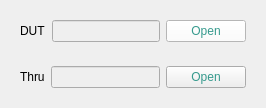
           <widget class="QWidget" name="top" native="true">
            <layout class="QVBoxLayout" name="verticalLayout_5">
             <item>
              <widget class="QWidget" name="widget_5" native="true">
               <property name="font">
                <font>
                 <weight>50</weight>
                 <bold>false</bold>
                </font>
               </property>
               <layout class="QHBoxLayout" name="horizontalLayout_5">
                <item>
                 <widget class="QLabel" name="label_5">
                  <property name="text">
                   <string>DUT</string>
                  </property>
                 </widget>
                </item>
                <item>
                 <widget class="QLineEdit" name="lineEdit_dut">
                  <property name="enabled">
                   <bool>false</bool>
                  </property>
                  <property name="readOnly">
                   <bool>true</bool>
                  </property>
                 </widget>
                </item>
                <item>
                 <widget class="QPushButton" name="pushButton_open_dut">
                  <property name="palette">
                   <palette>
                    <active>
                     <colorrole role="WindowText">
                      <brush brushstyle="SolidPattern">
                       <color alpha="255">
                        <red>0</red>
                        <green>0</green>
                        <blue>0</blue>
                       </color>
                      </brush>
                     </colorrole>
                     <colorrole role="Button">
                      <brush brushstyle="SolidPattern">
                       <color alpha="255">
                        <red>255</red>
                        <green>255</green>
                        <blue>255</blue>
                       </color>
                      </brush>
                     </colorrole>
                     <colorrole role="Light">
                      <brush brushstyle="SolidPattern">
                       <color alpha="255">
                        <red>255</red>
                        <green>255</green>
                        <blue>255</blue>
                       </color>
                      </brush>
                     </colorrole>
                     <colorrole role="Midlight">
                      <brush brushstyle="SolidPattern">
                       <color alpha="255">
                        <red>255</red>
                        <green>255</green>
                        <blue>255</blue>
                       </color>
                      </brush>
                     </colorrole>
                     <colorrole role="Dark">
                      <brush brushstyle="SolidPattern">
                       <color alpha="255">
                        <red>239</red>
                        <green>239</green>
                        <blue>239</blue>
                       </color>
                      </brush>
                     </colorrole>
                     <colorrole role="Mid">
                      <brush brushstyle="SolidPattern">
                       <color alpha="255">
                        <red>236</red>
                        <green>236</green>
                        <blue>236</blue>
                       </color>
                      </brush>
                     </colorrole>
                     <colorrole role="Text">
                      <brush brushstyle="SolidPattern">
                       <color alpha="255">
                        <red>0</red>
                        <green>0</green>
                        <blue>0</blue>
                       </color>
                      </brush>
                     </colorrole>
                     <colorrole role="BrightText">
                      <brush brushstyle="SolidPattern">
                       <color alpha="255">
                        <red>255</red>
                        <green>255</green>
                        <blue>255</blue>
                       </color>
                      </brush>
                     </colorrole>
                     <colorrole role="ButtonText">
                      <brush brushstyle="SolidPattern">
                       <color alpha="255">
                        <red>54</red>
                        <green>154</green>
                        <blue>141</blue>
                       </color>
                      </brush>
                     </colorrole>
                     <colorrole role="Base">
                      <brush brushstyle="SolidPattern">
                       <color alpha="255">
                        <red>255</red>
                        <green>0</green>
                        <blue>0</blue>
                       </color>
                      </brush>
                     </colorrole>
                     <colorrole role="Window">
                      <brush brushstyle="SolidPattern">
                       <color alpha="255">
                        <red>255</red>
                        <green>255</green>
                        <blue>255</blue>
                       </color>
                      </brush>
                     </colorrole>
                     <colorrole role="Shadow">
                      <brush brushstyle="SolidPattern">
                       <color alpha="255">
                        <red>0</red>
                        <green>0</green>
                        <blue>0</blue>
                       </color>
                      </brush>
                     </colorrole>
                     <colorrole role="AlternateBase">
                      <brush brushstyle="SolidPattern">
                       <color alpha="255">
                        <red>255</red>
                        <green>255</green>
                        <blue>255</blue>
                       </color>
                      </brush>
                     </colorrole>
                     <colorrole role="ToolTipBase">
                      <brush brushstyle="SolidPattern">
                       <color alpha="255">
                        <red>255</red>
                        <green>255</green>
                        <blue>220</blue>
                       </color>
                      </brush>
                     </colorrole>
                     <colorrole role="ToolTipText">
                      <brush brushstyle="SolidPattern">
                       <color alpha="255">
                        <red>0</red>
                        <green>0</green>
                        <blue>0</blue>
                       </color>
                      </brush>
                     </colorrole>
                     <colorrole role="PlaceholderText">
                      <brush brushstyle="SolidPattern">
                       <color alpha="128">
                        <red>0</red>
                        <green>0</green>
                        <blue>0</blue>
                       </color>
                      </brush>
                     </colorrole>
                    </active>
                    <inactive>
                     <colorrole role="WindowText">
                      <brush brushstyle="SolidPattern">
                       <color alpha="255">
                        <red>0</red>
                        <green>0</green>
                        <blue>0</blue>
                       </color>
                      </brush>
                     </colorrole>
                     <colorrole role="Button">
                      <brush brushstyle="SolidPattern">
                       <color alpha="255">
                        <red>255</red>
                        <green>255</green>
                        <blue>255</blue>
                       </color>
                      </brush>
                     </colorrole>
                     <colorrole role="Light">
                      <brush brushstyle="SolidPattern">
                       <color alpha="255">
                        <red>255</red>
                        <green>255</green>
                        <blue>255</blue>
                       </color>
                      </brush>
                     </colorrole>
                     <colorrole role="Midlight">
                      <brush brushstyle="SolidPattern">
                       <color alpha="255">
                        <red>255</red>
                        <green>255</green>
                        <blue>255</blue>
                       </color>
                      </brush>
                     </colorrole>
                     <colorrole role="Dark">
                      <brush brushstyle="SolidPattern">
                       <color alpha="255">
                        <red>239</red>
                        <green>239</green>
                        <blue>239</blue>
                       </color>
                      </brush>
                     </colorrole>
                     <colorrole role="Mid">
                      <brush brushstyle="SolidPattern">
                       <color alpha="255">
                        <red>236</red>
                        <green>236</green>
                        <blue>236</blue>
                       </color>
                      </brush>
                     </colorrole>
                     <colorrole role="Text">
                      <brush brushstyle="SolidPattern">
                       <color alpha="255">
                        <red>0</red>
                        <green>0</green>
                        <blue>0</blue>
                       </color>
                      </brush>
                     </colorrole>
                     <colorrole role="BrightText">
                      <brush brushstyle="SolidPattern">
                       <color alpha="255">
                        <red>255</red>
                        <green>255</green>
                        <blue>255</blue>
                       </color>
                      </brush>
                     </colorrole>
                     <colorrole role="ButtonText">
                      <brush brushstyle="SolidPattern">
                       <color alpha="255">
                        <red>54</red>
                        <green>154</green>
                        <blue>141</blue>
                       </color>
                      </brush>
                     </colorrole>
                     <colorrole role="Base">
                      <brush brushstyle="SolidPattern">
                       <color alpha="255">
                        <red>255</red>
                        <green>0</green>
                        <blue>0</blue>
                       </color>
                      </brush>
                     </colorrole>
                     <colorrole role="Window">
                      <brush brushstyle="SolidPattern">
                       <color alpha="255">
                        <red>255</red>
                        <green>255</green>
                        <blue>255</blue>
                       </color>
                      </brush>
                     </colorrole>
                     <colorrole role="Shadow">
                      <brush brushstyle="SolidPattern">
                       <color alpha="255">
                        <red>0</red>
                        <green>0</green>
                        <blue>0</blue>
                       </color>
                      </brush>
                     </colorrole>
                     <colorrole role="AlternateBase">
                      <brush brushstyle="SolidPattern">
                       <color alpha="255">
                        <red>255</red>
                        <green>255</green>
                        <blue>255</blue>
                       </color>
                      </brush>
                     </colorrole>
                     <colorrole role="ToolTipBase">
                      <brush brushstyle="SolidPattern">
                       <color alpha="255">
                        <red>255</red>
                        <green>255</green>
                        <blue>220</blue>
                       </color>
                      </brush>
                     </colorrole>
                     <colorrole role="ToolTipText">
                      <brush brushstyle="SolidPattern">
                       <color alpha="255">
                        <red>0</red>
                        <green>0</green>
                        <blue>0</blue>
                       </color>
                      </brush>
                     </colorrole>
                     <colorrole role="PlaceholderText">
                      <brush brushstyle="SolidPattern">
                       <color alpha="128">
                        <red>0</red>
                        <green>0</green>
                        <blue>0</blue>
                       </color>
                      </brush>
                     </colorrole>
                    </inactive>
                    <disabled>
                     <colorrole role="WindowText">
                      <brush brushstyle="SolidPattern">
                       <color alpha="255">
                        <red>239</red>
                        <green>239</green>
                        <blue>239</blue>
                       </color>
                      </brush>
                     </colorrole>
                     <colorrole role="Button">
                      <brush brushstyle="SolidPattern">
                       <color alpha="255">
                        <red>255</red>
                        <green>255</green>
                        <blue>255</blue>
                       </color>
                      </brush>
                     </colorrole>
                     <colorrole role="Light">
                      <brush brushstyle="SolidPattern">
                       <color alpha="255">
                        <red>255</red>
                        <green>255</green>
                        <blue>255</blue>
                       </color>
                      </brush>
                     </colorrole>
                     <colorrole role="Midlight">
                      <brush brushstyle="SolidPattern">
                       <color alpha="255">
                        <red>255</red>
                        <green>255</green>
                        <blue>255</blue>
                       </color>
                      </brush>
                     </colorrole>
                     <colorrole role="Dark">
                      <brush brushstyle="SolidPattern">
                       <color alpha="255">
                        <red>239</red>
                        <green>239</green>
                        <blue>239</blue>
                       </color>
                      </brush>
                     </colorrole>
                     <colorrole role="Mid">
                      <brush brushstyle="SolidPattern">
                       <color alpha="255">
                        <red>236</red>
                        <green>236</green>
                        <blue>236</blue>
                       </color>
                      </brush>
                     </colorrole>
                     <colorrole role="Text">
                      <brush brushstyle="SolidPattern">
                       <color alpha="255">
                        <red>239</red>
                        <green>239</green>
                        <blue>239</blue>
                       </color>
                      </brush>
                     </colorrole>
                     <colorrole role="BrightText">
                      <brush brushstyle="SolidPattern">
                       <color alpha="255">
                        <red>255</red>
                        <green>255</green>
                        <blue>255</blue>
                       </color>
                      </brush>
                     </colorrole>
                     <colorrole role="ButtonText">
                      <brush brushstyle="SolidPattern">
                       <color alpha="255">
                        <red>239</red>
                        <green>239</green>
                        <blue>239</blue>
                       </color>
                      </brush>
                     </colorrole>
                     <colorrole role="Base">
                      <brush brushstyle="SolidPattern">
                       <color alpha="255">
                        <red>255</red>
                        <green>255</green>
                        <blue>255</blue>
                       </color>
                      </brush>
                     </colorrole>
                     <colorrole role="Window">
                      <brush brushstyle="SolidPattern">
                       <color alpha="255">
                        <red>255</red>
                        <green>255</green>
                        <blue>255</blue>
                       </color>
                      </brush>
                     </colorrole>
                     <colorrole role="Shadow">
                      <brush brushstyle="SolidPattern">
                       <color alpha="255">
                        <red>0</red>
                        <green>0</green>
                        <blue>0</blue>
                       </color>
                      </brush>
                     </colorrole>
                     <colorrole role="AlternateBase">
                      <brush brushstyle="SolidPattern">
                       <color alpha="255">
                        <red>255</red>
                        <green>255</green>
                        <blue>255</blue>
                       </color>
                      </brush>
                     </colorrole>
                     <colorrole role="ToolTipBase">
                      <brush brushstyle="SolidPattern">
                       <color alpha="255">
                        <red>255</red>
                        <green>255</green>
                        <blue>220</blue>
                       </color>
                      </brush>
                     </colorrole>
                     <colorrole role="ToolTipText">
                      <brush brushstyle="SolidPattern">
                       <color alpha="255">
                        <red>0</red>
                        <green>0</green>
                        <blue>0</blue>
                       </color>
                      </brush>
                     </colorrole>
                     <colorrole role="PlaceholderText">
                      <brush brushstyle="SolidPattern">
                       <color alpha="128">
                        <red>0</red>
                        <green>0</green>
                        <blue>0</blue>
                       </color>
                      </brush>
                     </colorrole>
                    </disabled>
                   </palette>
                  </property>
                  <property name="text">
                   <string>Open</string>
                  </property>
                 </widget>
                </item>
               </layout>
              </widget>
             </item>
             <item>
              <widget class="QWidget" name="widget_3" native="true">
               <property name="font">
                <font>
                 <weight>50</weight>
                 <bold>false</bold>
                </font>
               </property>
               <layout class="QHBoxLayout" name="horizontalLayout_3">
                <item>
                 <widget class="QLabel" name="label_3">
                  <property name="text">
                   <string>Thru</string>
                  </property>
                 </widget>
                </item>
                <item>
                 <widget class="QLineEdit" name="lineEdit_thru">
                  <property name="enabled">
                   <bool>false</bool>
                  </property>
                  <property name="readOnly">
                   <bool>true</bool>
                  </property>
                 </widget>
                </item>
                <item>
                 <widget class="QPushButton" name="pushButton_open_thru">
                  <property name="palette">
                   <palette>
                    <active>
                     <colorrole role="WindowText">
                      <brush brushstyle="SolidPattern">
                       <color alpha="255">
                        <red>0</red>
                        <green>0</green>
                        <blue>0</blue>
                       </color>
                      </brush>
                     </colorrole>
                     <colorrole role="Dark">
                      <brush brushstyle="SolidPattern">
                       <color alpha="255">
                        <red>239</red>
                        <green>239</green>
                        <blue>239</blue>
                       </color>
                      </brush>
                     </colorrole>
                     <colorrole role="Mid">
                      <brush brushstyle="SolidPattern">
                       <color alpha="255">
                        <red>236</red>
                        <green>236</green>
                        <blue>236</blue>
                       </color>
                      </brush>
                     </colorrole>
                     <colorrole role="Text">
                      <brush brushstyle="SolidPattern">
                       <color alpha="255">
                        <red>0</red>
                        <green>0</green>
                        <blue>0</blue>
                       </color>
                      </brush>
                     </colorrole>
                     <colorrole role="ButtonText">
                      <brush brushstyle="SolidPattern">
                       <color alpha="255">
                        <red>54</red>
                        <green>154</green>
                        <blue>141</blue>
                       </color>
                      </brush>
                     </colorrole>
                    </active>
                    <inactive>
                     <colorrole role="WindowText">
                      <brush brushstyle="SolidPattern">
                       <color alpha="255">
                        <red>0</red>
                        <green>0</green>
                        <blue>0</blue>
                       </color>
                      </brush>
                     </colorrole>
                     <colorrole role="Dark">
                      <brush brushstyle="SolidPattern">
                       <color alpha="255">
                        <red>239</red>
                        <green>239</green>
                        <blue>239</blue>
                       </color>
                      </brush>
                     </colorrole>
                     <colorrole role="Mid">
                      <brush brushstyle="SolidPattern">
                       <color alpha="255">
                        <red>236</red>
                        <green>236</green>
                        <blue>236</blue>
                       </color>
                      </brush>
                     </colorrole>
                     <colorrole role="Text">
                      <brush brushstyle="SolidPattern">
                       <color alpha="255">
                        <red>0</red>
                        <green>0</green>
                        <blue>0</blue>
                       </color>
                      </brush>
                     </colorrole>
                     <colorrole role="ButtonText">
                      <brush brushstyle="SolidPattern">
                       <color alpha="255">
                        <red>54</red>
                        <green>154</green>
                        <blue>141</blue>
                       </color>
                      </brush>
                     </colorrole>
                    </inactive>
                    <disabled>
                     <colorrole role="WindowText">
                      <brush brushstyle="SolidPattern">
                       <color alpha="255">
                        <red>239</red>
                        <green>239</green>
                        <blue>239</blue>
                       </color>
                      </brush>
                     </colorrole>
                     <colorrole role="Dark">
                      <brush brushstyle="SolidPattern">
                       <color alpha="255">
                        <red>239</red>
                        <green>239</green>
                        <blue>239</blue>
                       </color>
                      </brush>
                     </colorrole>
                     <colorrole role="Mid">
                      <brush brushstyle="SolidPattern">
                       <color alpha="255">
                        <red>236</red>
                        <green>236</green>
                        <blue>236</blue>
                       </color>
                      </brush>
                     </colorrole>
                     <colorrole role="Text">
                      <brush brushstyle="SolidPattern">
                       <color alpha="255">
                        <red>239</red>
                        <green>239</green>
                        <blue>239</blue>
                       </color>
                      </brush>
                     </colorrole>
                     <colorrole role="ButtonText">
                      <brush brushstyle="SolidPattern">
                       <color alpha="255">
                        <red>239</red>
                        <green>239</green>
                        <blue>239</blue>
                       </color>
                      </brush>
                     </colorrole>
                    </disabled>
                   </palette>
                  </property>
                  <property name="text">
                   <string>Open</string>
                  </property>
                 </widget>
                </item>
               </layout>
              </widget>
             </item>
            </layout>
           </widget>
